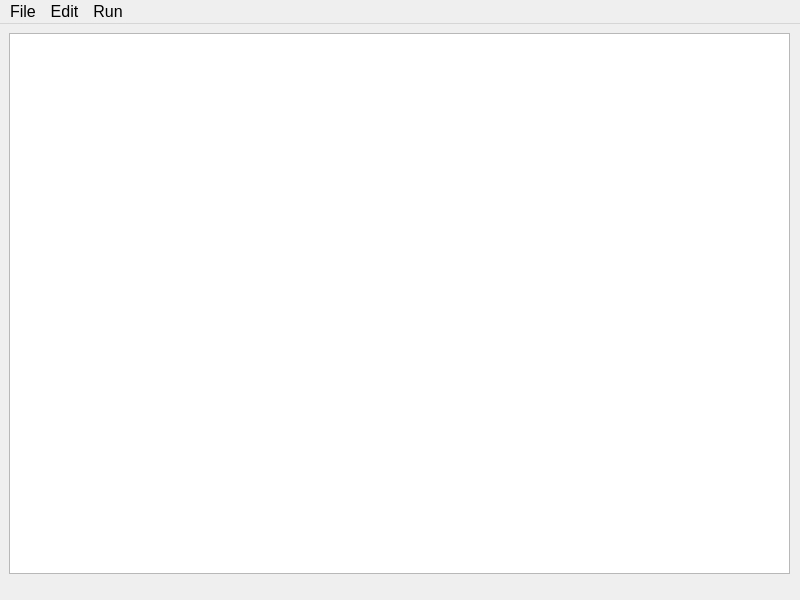
<?xml version="1.0" encoding="UTF-8"?>
<ui version="4.0">
 <class>MainWindow</class>
 <widget class="QMainWindow" name="MainWindow">
  <property name="geometry">
   <rect>
    <x>0</x>
    <y>0</y>
    <width>800</width>
    <height>600</height>
   </rect>
  </property>
  <property name="windowTitle">
   <string>CreatorC</string>
  </property>
  <widget class="QWidget" name="centralwidget">
   <widget class="QWidget" name="verticalLayoutWidget">
    <property name="geometry">
     <rect>
      <x>9</x>
      <y>9</y>
      <width>781</width>
      <height>541</height>
     </rect>
    </property>
    <layout class="QVBoxLayout" name="verticalLayout">
     <item>
      <widget class="CodeEditor" name="plainTextEdit">
       <property name="font">
        <font>
         <family>Cascadia Mono</family>
         <pointsize>12</pointsize>
        </font>
       </property>
      </widget>
     </item>
    </layout>
   </widget>
  </widget>
  <widget class="QMenuBar" name="menubar">
   <property name="geometry">
    <rect>
     <x>0</x>
     <y>0</y>
     <width>800</width>
     <height>27</height>
    </rect>
   </property>
   <property name="font">
    <font>
     <pointsize>12</pointsize>
    </font>
   </property>
   <widget class="QMenu" name="menuFile">
    <property name="title">
     <string>File</string>
    </property>
    <addaction name="actionNew"/>
    <addaction name="actionOpen"/>
    <addaction name="actionSave"/>
    <addaction name="actionSave_As"/>
   </widget>
   <widget class="QMenu" name="menuEdit">
    <property name="title">
     <string>Edit</string>
    </property>
    <addaction name="actionUndo"/>
    <addaction name="actionRedo"/>
    <addaction name="actionCopy"/>
    <addaction name="actionCut"/>
    <addaction name="actionPaste"/>
   </widget>
   <widget class="QMenu" name="menuRun">
    <property name="title">
     <string>Run</string>
    </property>
    <addaction name="actionRun"/>
   </widget>
   <addaction name="menuFile"/>
   <addaction name="menuEdit"/>
   <addaction name="menuRun"/>
  </widget>
  <action name="actionNew">
   <property name="icon">
    <iconset resource="Resources.qrc">
     <normaloff>:/imgs/Recourses-Black/add-document.png</normaloff>:/imgs/Recourses-Black/add-document.png</iconset>
   </property>
   <property name="text">
    <string>New</string>
   </property>
   <property name="shortcut">
    <string>Ctrl+N</string>
   </property>
  </action>
  <action name="actionOpen">
   <property name="icon">
    <iconset resource="Resources.qrc">
     <normaloff>:/imgs/Recourses-Black/folder-open.png</normaloff>:/imgs/Recourses-Black/folder-open.png</iconset>
   </property>
   <property name="text">
    <string>Open</string>
   </property>
   <property name="shortcut">
    <string>Ctrl+O</string>
   </property>
  </action>
  <action name="actionUndo">
   <property name="icon">
    <iconset resource="Resources.qrc">
     <normaloff>:/imgs/Recourses-Black/undo.png</normaloff>:/imgs/Recourses-Black/undo.png</iconset>
   </property>
   <property name="text">
    <string>Undo</string>
   </property>
   <property name="shortcut">
    <string>Ctrl+U</string>
   </property>
  </action>
  <action name="actionRedo">
   <property name="icon">
    <iconset resource="Resources.qrc">
     <normaloff>:/imgs/Recourses-Black/redo.png</normaloff>:/imgs/Recourses-Black/redo.png</iconset>
   </property>
   <property name="text">
    <string>Redo</string>
   </property>
   <property name="shortcut">
    <string>Ctrl+R</string>
   </property>
  </action>
  <action name="actionCopy">
   <property name="icon">
    <iconset resource="Resources.qrc">
     <normaloff>:/imgs/Recourses-Black/copy-alt.png</normaloff>:/imgs/Recourses-Black/copy-alt.png</iconset>
   </property>
   <property name="text">
    <string>Copy</string>
   </property>
   <property name="shortcut">
    <string>Ctrl+C</string>
   </property>
  </action>
  <action name="actionCut">
   <property name="icon">
    <iconset resource="Resources.qrc">
     <normaloff>:/imgs/Recourses-Black/scissors.png</normaloff>:/imgs/Recourses-Black/scissors.png</iconset>
   </property>
   <property name="text">
    <string>Cut</string>
   </property>
   <property name="shortcut">
    <string>Ctrl+X</string>
   </property>
  </action>
  <action name="actionPaste">
   <property name="icon">
    <iconset resource="Resources.qrc">
     <normaloff>:/imgs/Recourses-Black/paste.png</normaloff>:/imgs/Recourses-Black/paste.png</iconset>
   </property>
   <property name="text">
    <string>Paste</string>
   </property>
   <property name="shortcut">
    <string>Ctrl+V</string>
   </property>
  </action>
  <action name="actionSave">
   <property name="icon">
    <iconset resource="Resources.qrc">
     <normaloff>:/imgs/Recourses-Black/diskette.png</normaloff>:/imgs/Recourses-Black/diskette.png</iconset>
   </property>
   <property name="text">
    <string>Save</string>
   </property>
   <property name="shortcut">
    <string>Ctrl+S</string>
   </property>
  </action>
  <action name="actionSave_As">
   <property name="icon">
    <iconset resource="Resources.qrc">
     <normaloff>:/imgs/Recourses-Black/save-as.png</normaloff>:/imgs/Recourses-Black/save-as.png</iconset>
   </property>
   <property name="text">
    <string>Save As</string>
   </property>
   <property name="shortcut">
    <string>Ctrl+Shift+S</string>
   </property>
  </action>
  <action name="actionRun">
   <property name="icon">
    <iconset resource="Resources.qrc">
     <normaloff>:/imgs/Recourses-Black/shuttle.png</normaloff>:/imgs/Recourses-Black/shuttle.png</iconset>
   </property>
   <property name="text">
    <string>Run</string>
   </property>
   <property name="shortcut">
    <string>Ctrl+A</string>
   </property>
  </action>
 </widget>
 <customwidgets>
  <customwidget>
   <class>CodeEditor</class>
   <extends>QPlainTextEdit</extends>
   <header>D:\Qt-projects\MinGW\CreatorC\codeeditor.h</header>
  </customwidget>
 </customwidgets>
 <resources>
  <include location="Resources.qrc"/>
 </resources>
 <connections/>
</ui>
